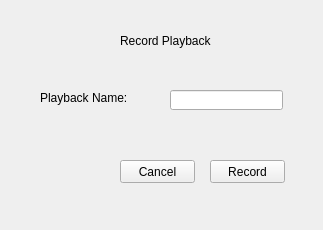
<?xml version="1.0" encoding="UTF-8"?>
<ui version="4.0">
 <class>Form</class>
 <widget class="QWidget" name="Form">
  <property name="geometry">
   <rect>
    <x>0</x>
    <y>0</y>
    <width>323</width>
    <height>230</height>
   </rect>
  </property>
  <property name="windowTitle">
   <string>Form</string>
  </property>
  <widget class="QLabel" name="label_4">
   <property name="geometry">
    <rect>
     <x>120</x>
     <y>30</y>
     <width>111</width>
     <height>21</height>
    </rect>
   </property>
   <property name="text">
    <string>Record Playback</string>
   </property>
  </widget>
  <widget class="QPushButton" name="pushButton">
   <property name="geometry">
    <rect>
     <x>210</x>
     <y>160</y>
     <width>75</width>
     <height>23</height>
    </rect>
   </property>
   <property name="text">
    <string>Record</string>
   </property>
  </widget>
  <widget class="QPushButton" name="pushButton_2">
   <property name="geometry">
    <rect>
     <x>120</x>
     <y>160</y>
     <width>75</width>
     <height>23</height>
    </rect>
   </property>
   <property name="text">
    <string>Cancel</string>
   </property>
  </widget>
  <widget class="QLineEdit" name="lineEdit_2">
   <property name="geometry">
    <rect>
     <x>170</x>
     <y>90</y>
     <width>113</width>
     <height>20</height>
    </rect>
   </property>
  </widget>
  <widget class="QLabel" name="label_3">
   <property name="geometry">
    <rect>
     <x>40</x>
     <y>90</y>
     <width>101</width>
     <height>16</height>
    </rect>
   </property>
   <property name="text">
    <string>Playback Name:</string>
   </property>
  </widget>
 </widget>
 <resources/>
 <connections/>
</ui>
